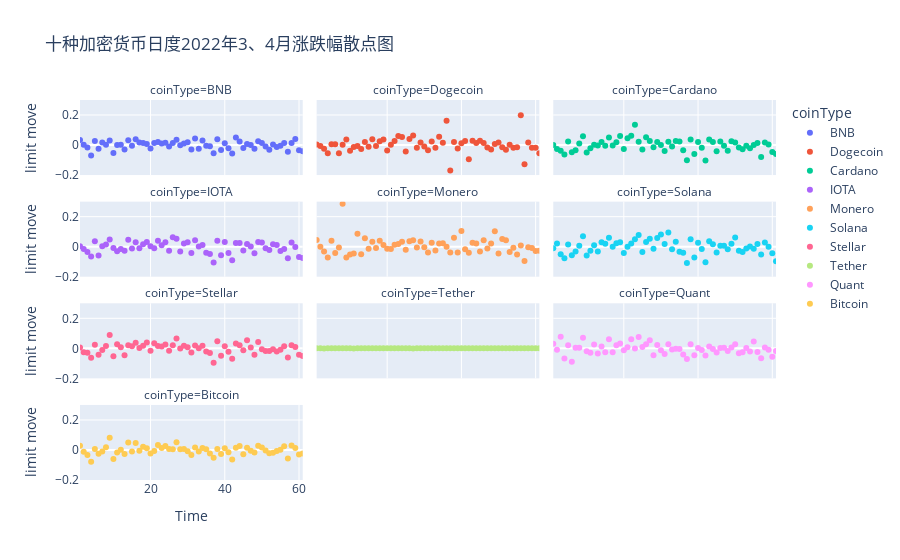

Notebook cell for this chart:
### Code cell
px.scatter(
          newData,
          x="Time",
          y="limit move",
          color="coinType",
          range_x=[1, 61],
          range_y=[-0.2,0.3],
          facet_col="coinType",
          facet_col_wrap=3,
          title="十种加密货币日度2022年3、4月涨跌幅散点图"
)

### Figure 1 — Plotly figure (JSON) as saved in the notebook; plotly's stock layout.template omitted (floating-point values rounded to 4 significant figures)
{"data": [{"hovertemplate": "coinType=BNB<br>Time=%{x}<br>limit move=%{y}<extra></extra>", "legendgroup": "BNB", "marker": {"color": "#636efa", "symbol": "circle"}, "mode": "markers", "name": "BNB", "orientation": "v", "showlegend": true, "type": "scatter", "x": [1, 2, 3, 4, 5, 6, 7, 8, 9, 10, 11, 12, 13, 14, 15, 16, 17, 18, 19, 20, 21, 22, 23, 24, 25, 26, 27, 28, 29, 30, 31, 32, 33, 34, 35, 36, 37, 38, 39, 40, 41, 42, 43, 44, 45, 46, 47, 48, 49, 50, 51, 52, 53, 54, 55, 56, 57, 58, 59, 60, 61], "xaxis": "x10", "y": [0.0328, 0.0015, -0.0161, -0.0698, 0.0272, -0.0255, 0.0165, 0.0018, 0.0296, -0.0534, -0.0005, 0.0013, -0.029, 0.0324, -0.0051, 0.0377, 0.0169, 0.0135, 0.007, -0.0229, 0.0135, 0.0205, 0.0102, 0.0146, -0.0098, 0.0143, 0.0352, -0.0021, 0.0104, 0.0178, -0.0298, 0.0437, -0.0241, 0.0309, -0.0054, -0.0073, -0.0549, 0.0384, -0.0337, 0.0124, -0.0211, -0.0565, 0.0494, 0.0228, -0.0198, 0.0061, -0.0003, -0.0247, 0.0246, 0.0129, -0.0093, -0.0318, 0.004, -0.0135, -0.0055, 0.0135, -0.0455, 0.014, 0.0406, -0.0349, -0.0407], "yaxis": "y10"}, {"hovertemplate": "coinType=Dogecoin<br>Time=%{x}<br>limit move=%{y}<extra></extra>", "legendgroup": "Dogecoin", "marker": {"color": "#EF553B", "symbol": "circle"}, "mode": "markers", "name": "Dogecoin", "orientation": "v", "showlegend": true, "type": "scatter", "x": [1, 2, 3, 4, 5, 6, 7, 8, 9, 10, 11, 12, 13, 14, 15, 16, 17, 18, 19, 20, 21, 22, 23, 24, 25, 26, 27, 28, 29, 30, 31, 32, 33, 34, 35, 36, 37, 38, 39, 40, 41, 42, 43, 44, 45, 46, 47, 48, 49, 50, 51, 52, 53, 54, 55, 56, 57, 58, 59, 60, 61], "xaxis": "x11", "y": [0.0036, -0.0069, -0.0251, -0.0555, 0.0051, 0.0054, -0.0551, 0.0011, 0.0376, -0.0379, -0.0126, -0.0061, -0.0271, 0.0208, -0.0117, 0.0391, -0.0057, 0.0247, 0.0363, -0.0363, 0.0014, 0.0268, 0.0605, 0.0536, -0.0434, 0.0403, 0.0642, -0.0182, 0.0162, -0.01, -0.0347, 0.0236, -0.0188, 0.0548, 0.0151, 0.1616, -0.1705, 0.0205, -0.0238, 0.0113, 0.0271, -0.0943, 0.029, 0.0135, 0.0289, 0.0141, -0.0165, -0.0304, 0.0074, 0.0172, -0.014, -0.0314, 0.0013, -0.0189, -0.0153, 0.1981, -0.1277, 0.0166, -0.0176, -0.0189, -0.0552], "yaxis": "y11"}, {"hovertemplate": "coinType=Cardano<br>Time=%{x}<br>limit move=%{y}<extra></extra>", "legendgroup": "Cardano", "marker": {"color": "#00cc96", "symbol": "circle"}, "mode": "markers", "name": "Cardano", "orientation": "v", "showlegend": true, "type": "scatter", "x": [1, 2, 3, 4, 5, 6, 7, 8, 9, 10, 11, 12, 13, 14, 15, 16, 17, 18, 19, 20, 21, 22, 23, 24, 25, 26, 27, 28, 29, 30, 31, 32, 33, 34, 35, 36, 37, 38, 39, 40, 41, 42, 43, 44, 45, 46, 47, 48, 49, 50, 51, 52, 53, 54, 55, 56, 57, 58, 59, 60, 61], "xaxis": "x12", "y": [-0.0002, -0.0264, -0.0383, -0.0636, 0.0229, -0.0486, -0.0343, 0.0101, 0.0578, -0.0491, -0.022, 0.0011, -0.0025, 0.0194, -0.0051, 0.0497, -0.0034, 0.0193, 0.0601, -0.0271, 0.0448, 0.0619, 0.135, 0.0222, -0.0303, 0.0512, 0.0271, -0.0145, 0.0197, -0.0006, -0.0402, 0.0211, -0.009, 0.0265, 0.0228, -0.0345, -0.1014, 0.0362, -0.0599, 0.0198, -0.0183, -0.1035, 0.0369, 0.0209, -0.0421, 0.0242, -0.0052, -0.038, 0.0249, 0.017, -0.0168, -0.0288, -0.0043, -0.0218, -0.0003, 0.013, -0.0795, 0.017, 0.0037, -0.0458, -0.0598], "yaxis": "y12"}, {"hovertemplate": "coinType=IOTA<br>Time=%{x}<br>limit move=%{y}<extra></extra>", "legendgroup": "IOTA", "marker": {"color": "#ab63fa", "symbol": "circle"}, "mode": "markers", "name": "IOTA", "orientation": "v", "showlegend": true, "type": "scatter", "x": [1, 2, 3, 4, 5, 6, 7, 8, 9, 10, 11, 12, 13, 14, 15, 16, 17, 18, 19, 20, 21, 22, 23, 24, 25, 26, 27, 28, 29, 30, 31, 32, 33, 34, 35, 36, 37, 38, 39, 40, 41, 42, 43, 44, 45, 46, 47, 48, 49, 50, 51, 52, 53, 54, 55, 56, 57, 58, 59, 60, 61], "xaxis": "x7", "y": [0.0028, -0.0153, -0.0357, -0.0653, 0.0368, -0.0593, 0.0034, 0.0153, 0.0486, -0.0091, -0.0298, -0.0159, -0.0275, 0.0463, -0.0124, 0.0288, -0.0109, 0.0168, 0.0305, 0.003, -0.0105, 0.0399, 0.0093, 0.0297, -0.0278, 0.0621, 0.0532, -0.0326, 0.0215, 0.0302, -0.0425, 0.0433, 0.0008, 0.0107, -0.0408, -0.0481, -0.1061, 0.0403, -0.0569, 0.0318, -0.0428, -0.0902, 0.025, 0.0238, -0.0262, 0.0172, 0.0008, -0.0434, 0.0309, 0.028, -0.0099, -0.0217, 0.0156, 0.0115, -0.0281, -0.0159, -0.0768, 0.0284, -0.0014, -0.0695, -0.0747], "yaxis": "y7"}, {"hovertemplate": "coinType=Monero<br>Time=%{x}<br>limit move=%{y}<extra></extra>", "legendgroup": "Monero", "marker": {"color": "#FFA15A", "symbol": "circle"}, "mode": "markers", "name": "Monero", "orientation": "v", "showlegend": true, "type": "scatter", "x": [1, 2, 3, 4, 5, 6, 7, 8, 9, 10, 11, 12, 13, 14, 15, 16, 17, 18, 19, 20, 21, 22, 23, 24, 25, 26, 27, 28, 29, 30, 31, 32, 33, 34, 35, 36, 37, 38, 39, 40, 41, 42, 43, 44, 45, 46, 47, 48, 49, 50, 51, 52, 53, 54, 55, 56, 57, 58, 59, 60, 61], "xaxis": "x8", "y": [0.0445, 0.0001, -0.0325, -0.0722, 0.0394, -0.0428, -0.0057, 0.2861, -0.0728, -0.052, -0.0448, 0.0862, -0.0497, 0.0557, -0.0145, 0.0333, -0.009, 0.04, 0.0119, -0.0143, -0.0159, 0.0122, 0.0181, 0.0327, -0.0203, 0.0367, 0.0428, -0.0057, 0.035, -0.0037, -0.0387, 0.0257, -0.0254, 0.022, 0.0224, 0, -0.0392, 0.0588, -0.0391, 0.1042, -0.0172, -0.0405, 0.0255, 0.0219, -0.0314, 0.0427, -0.0128, 0.0209, 0.1031, -0.0461, 0.0509, 0.0434, -0.0359, -0.0067, -0.0521, 0.0071, -0.0953, -0.0032, -0.0089, -0.0295, -0.0278], "yaxis": "y8"}, {"hovertemplate": "coinType=Solana<br>Time=%{x}<br>limit move=%{y}<extra></extra>", "legendgroup": "Solana", "marker": {"color": "#19d3f3", "symbol": "circle"}, "mode": "markers", "name": "Solana", "orientation": "v", "showlegend": true, "type": "scatter", "x": [1, 2, 3, 4, 5, 6, 7, 8, 9, 10, 11, 12, 13, 14, 15, 16, 17, 18, 19, 20, 21, 22, 23, 24, 25, 26, 27, 28, 29, 30, 31, 32, 33, 34, 35, 36, 37, 38, 39, 40, 41, 42, 43, 44, 45, 46, 47, 48, 49, 50, 51, 52, 53, 54, 55, 56, 57, 58, 59, 60, 61], "xaxis": "x9", "y": [-0.0108, 0.021, -0.0502, -0.0771, 0.0153, -0.0567, -0.0326, 0.0064, 0.0702, -0.0592, -0.0266, 0.0091, -0.0313, 0.03, 0.02, 0.0597, 0.0002, 0.0225, 0.0294, -0.0414, 0.0002, 0.0204, 0.0498, 0.0782, -0.0362, 0.032, 0.052, -0.0131, 0.057, 0.0807, 0.0182, 0.095, -0.0165, 0.0334, -0.0341, -0.0405, -0.1088, 0.0494, -0.0723, 0.0255, -0.0157, -0.1037, 0.0367, 0.0165, -0.0394, 0.0066, 0.007, -0.0178, 0.02, 0.0613, -0.0279, -0.0359, -0.012, 0.0005, -0.0135, 0.0179, -0.0527, 0.0276, -0.0009, -0.044, -0.0975], "yaxis": "y9"}, {"hovertemplate": "coinType=Stellar<br>Time=%{x}<br>limit move=%{y}<extra></extra>", "legendgroup": "Stellar", "marker": {"color": "#FF6692", "symbol": "circle"}, "mode": "markers", "name": "Stellar", "orientation": "v", "showlegend": true, "type": "scatter", "x": [1, 2, 3, 4, 5, 6, 7, 8, 9, 10, 11, 12, 13, 14, 15, 16, 17, 18, 19, 20, 21, 22, 23, 24, 25, 26, 27, 28, 29, 30, 31, 32, 33, 34, 35, 36, 37, 38, 39, 40, 41, 42, 43, 44, 45, 46, 47, 48, 49, 50, 51, 52, 53, 54, 55, 56, 57, 58, 59, 60, 61], "xaxis": "x4", "y": [0.0049, -0.0257, -0.0294, -0.0633, 0.0244, -0.0421, -0.0116, 0.0148, 0.0895, -0.0534, 0.0275, 0.0075, -0.0458, 0.0206, 0.0137, 0.0368, 0.0015, 0.0172, 0.0395, -0.0164, 0.0334, 0.015, 0.0125, 0.0263, -0.0169, 0.0208, 0.065, -0.0015, 0.0167, 0.0065, -0.0272, 0.0191, 0.0012, 0.0174, -0.0205, -0.0313, -0.0963, 0.047, -0.05, 0.0136, -0.0224, -0.069, 0.0316, 0.0208, -0.0125, 0.0531, 0.0056, -0.0427, 0.0428, -0.0057, -0.0182, -0.0184, -0.0058, -0.0203, -0.0087, 0.0134, -0.061, 0.0209, 0.0086, -0.0431, -0.0505], "yaxis": "y4"}, {"hovertemplate": "coinType=Tether<br>Time=%{x}<br>limit move=%{y}<extra></extra>", "legendgroup": "Tether", "marker": {"color": "#B6E880", "symbol": "circle"}, "mode": "markers", "name": "Tether", "orientation": "v", "showlegend": true, "type": "scatter", "x": [1, 2, 3, 4, 5, 6, 7, 8, 9, 10, 11, 12, 13, 14, 15, 16, 17, 18, 19, 20, 21, 22, 23, 24, 25, 26, 27, 28, 29, 30, 31, 32, 33, 34, 35, 36, 37, 38, 39, 40, 41, 42, 43, 44, 45, 46, 47, 48, 49, 50, 51, 52, 53, 54, 55, 56, 57, 58, 59, 60, 61], "xaxis": "x5", "y": [0.0001, 0, -0.0003, 0.0002, 0, 0, -0.0001, -0.0001, 0.0002, 0.0002, -0.0003, 0, 0, 0.0002, 0, -0.0001, 0, -0.0001, 0, 0, -0.0002, 0, 0.0001, 0.0001, 0, 0, -0.0003, 0.0002, 0, -0.0001, 0, 0.0001, -0.0001, -0.0001, 0, 0, 0.0001, -0.0001, 0.0001, 0, 0.0002, -0.0002, 0, 0, -0.0002, 0.0002, 0, 0.0001, -0.0002, 0, 0.0001, -0.0001, -0.0001, 0.0002, 0, -0.0002, -0.0001, 0.0001, 0, 0, 0.0003], "yaxis": "y5"}, {"hovertemplate": "coinType=Quant<br>Time=%{x}<br>limit move=%{y}<extra></extra>", "legendgroup": "Quant", "marker": {"color": "#FF97FF", "symbol": "circle"}, "mode": "markers", "name": "Quant", "orientation": "v", "showlegend": true, "type": "scatter", "x": [1, 2, 3, 4, 5, 6, 7, 8, 9, 10, 11, 12, 13, 14, 15, 16, 17, 18, 19, 20, 21, 22, 23, 24, 25, 26, 27, 28, 29, 30, 31, 32, 33, 34, 35, 36, 37, 38, 39, 40, 41, 42, 43, 44, 45, 46, 47, 48, 49, 50, 51, 52, 53, 54, 55, 56, 57, 58, 59, 60, 61], "xaxis": "x6", "y": [0.03, -0.0097, 0.0769, -0.0682, 0.0209, -0.0891, 0.0045, 0.0036, 0.0711, -0.0202, -0.03, 0.0248, -0.0337, 0.0116, -0.0256, 0.0598, -0.0257, 0.0202, 0.0325, -0.0127, 0.0078, 0.0611, -0.0011, 0.075, 0.009, 0.0274, 0.0538, -0.0468, 0.0224, -0.0124, -0.0376, 0.027, -0.0082, -0.0035, -0.0042, -0.0409, -0.0712, 0.028, -0.046, 0.0025, -0.0103, -0.0485, 0.0118, -0.005, -0.0279, 0.0018, 0.0037, -0.0182, 0.0048, 0.0266, -0.0335, -0.0256, 0.0017, -0.0207, 0.0455, -0.0248, -0.0668, 0.0059, -0.0099, -0.0563, -0.0176], "yaxis": "y6"}, {"hovertemplate": "coinType=Bitcoin<br>Time=%{x}<br>limit move=%{y}<extra></extra>", "legendgroup": "Bitcoin", "marker": {"color": "#FECB52", "symbol": "circle"}, "mode": "markers", "name": "Bitcoin", "orientation": "v", "showlegend": true, "type": "scatter", "x": [1, 2, 3, 4, 5, 6, 7, 8, 9, 10, 11, 12, 13, 14, 15, 16, 17, 18, 19, 20, 21, 22, 23, 24, 25, 26, 27, 28, 29, 30, 31, 32, 33, 34, 35, 36, 37, 38, 39, 40, 41, 42, 43, 44, 45, 46, 47, 48, 49, 50, 51, 52, 53, 54, 55, 56, 57, 58, 59, 60, 61], "xaxis": "x", "y": [0.0285, -0.0114, -0.033, -0.0782, 0.0065, -0.0252, -0.0099, 0.0189, 0.0822, -0.0599, -0.0174, 0.0022, -0.0263, 0.0497, -0.0097, 0.0467, -0.005, 0.0208, 0.0111, -0.0227, -0.0062, 0.0329, 0.0127, 0.0257, 0.0072, 0.0049, 0.0519, 0.0052, 0.0073, -0.0079, -0.0329, 0.017, -0.0105, 0.013, 0.0048, -0.0241, -0.0513, 0.0064, -0.027, 0.0116, -0.0147, -0.0627, 0.0147, 0.0263, -0.0291, 0.0156, -0.0044, -0.0168, 0.0277, 0.0172, -0.0033, -0.0214, -0.0191, -0.0073, 0.0012, 0.0244, -0.0572, 0.0296, 0.0129, -0.0294, -0.0241], "yaxis": "y"}], "layout": {"annotations": [{"font": {}, "showarrow": false, "text": "coinType=Bitcoin", "x": 0.16, "xanchor": "center", "xref": "paper", "y": 0.1975, "yanchor": "bottom", "yref": "paper"}, {"font": {}, "showarrow": false, "text": "coinType=Stellar", "x": 0.16, "xanchor": "center", "xref": "paper", "y": 0.465, "yanchor": "bottom", "yref": "paper"}, {"font": {}, "showarrow": false, "text": "coinType=Tether", "x": 0.5, "xanchor": "center", "xref": "paper", "y": 0.465, "yanchor": "bottom", "yref": "paper"}, {"font": {}, "showarrow": false, "text": "coinType=Quant", "x": 0.84, "xanchor": "center", "xref": "paper", "y": 0.465, "yanchor": "bottom", "yref": "paper"}, {"font": {}, "showarrow": false, "text": "coinType=IOTA", "x": 0.16, "xanchor": "center", "xref": "paper", "y": 0.7325, "yanchor": "bottom", "yref": "paper"}, {"font": {}, "showarrow": false, "text": "coinType=Monero", "x": 0.5, "xanchor": "center", "xref": "paper", "y": 0.7325, "yanchor": "bottom", "yref": "paper"}, {"font": {}, "showarrow": false, "text": "coinType=Solana", "x": 0.84, "xanchor": "center", "xref": "paper", "y": 0.7325, "yanchor": "bottom", "yref": "paper"}, {"font": {}, "showarrow": false, "text": "coinType=BNB", "x": 0.16, "xanchor": "center", "xref": "paper", "y": 1, "yanchor": "bottom", "yref": "paper"}, {"font": {}, "showarrow": false, "text": "coinType=Dogecoin", "x": 0.5, "xanchor": "center", "xref": "paper", "y": 1, "yanchor": "bottom", "yref": "paper"}, {"font": {}, "showarrow": false, "text": "coinType=Cardano", "x": 0.84, "xanchor": "center", "xref": "paper", "y": 1, "yanchor": "bottom", "yref": "paper"}], "legend": {"title": {"text": "coinType"}, "tracegroupgap": 0}, "title": {"text": "十种加密货币日度2022年3、4月涨跌幅散点图"}, "xaxis": {"anchor": "y", "domain": [0, 0.32], "range": [1, 61], "title": {"text": "Time"}}, "xaxis10": {"anchor": "y10", "domain": [0, 0.32], "matches": "x", "showticklabels": false}, "xaxis11": {"anchor": "y11", "domain": [0.34, 0.66], "matches": "x", "showticklabels": false}, "xaxis12": {"anchor": "y12", "domain": [0.68, 1.0], "matches": "x", "showticklabels": false}, "xaxis2": {"anchor": "y2", "domain": [0.34, 0.66], "matches": "x", "range": [1, 61], "title": {"text": "Time"}}, "xaxis3": {"anchor": "y3", "domain": [0.68, 1.0], "matches": "x", "range": [1, 61], "title": {"text": "Time"}}, "xaxis4": {"anchor": "y4", "domain": [0, 0.32], "matches": "x", "showticklabels": false}, "xaxis5": {"anchor": "y5", "domain": [0.34, 0.66], "matches": "x", "showticklabels": false}, "xaxis6": {"anchor": "y6", "domain": [0.68, 1.0], "matches": "x", "showticklabels": false}, "xaxis7": {"anchor": "y7", "domain": [0, 0.32], "matches": "x", "showticklabels": false}, "xaxis8": {"anchor": "y8", "domain": [0.34, 0.66], "matches": "x", "showticklabels": false}, "xaxis9": {"anchor": "y9", "domain": [0.68, 1.0], "matches": "x", "showticklabels": false}, "yaxis": {"anchor": "x", "domain": [0, 0.1975], "range": [-0.2, 0.3], "title": {"text": "limit move"}}, "yaxis10": {"anchor": "x10", "domain": [0.8025, 1], "matches": "y", "range": [-0.2, 0.3], "title": {"text": "limit move"}}, "yaxis11": {"anchor": "x11", "domain": [0.8025, 1], "matches": "y", "showticklabels": false}, "yaxis12": {"anchor": "x12", "domain": [0.8025, 1], "matches": "y", "showticklabels": false}, "yaxis2": {"anchor": "x2", "domain": [0, 0.1975], "matches": "y", "showticklabels": false}, "yaxis3": {"anchor": "x3", "domain": [0, 0.1975], "matches": "y", "showticklabels": false}, "yaxis4": {"anchor": "x4", "domain": [0.2675, 0.465], "matches": "y", "range": [-0.2, 0.3], "title": {"text": "limit move"}}, "yaxis5": {"anchor": "x5", "domain": [0.2675, 0.465], "matches": "y", "showticklabels": false}, "yaxis6": {"anchor": "x6", "domain": [0.2675, 0.465], "matches": "y", "showticklabels": false}, "yaxis7": {"anchor": "x7", "domain": [0.535, 0.7325], "matches": "y", "range": [-0.2, 0.3], "title": {"text": "limit move"}}, "yaxis8": {"anchor": "x8", "domain": [0.535, 0.7325], "matches": "y", "showticklabels": false}, "yaxis9": {"anchor": "x9", "domain": [0.535, 0.7325], "matches": "y", "showticklabels": false}}}
